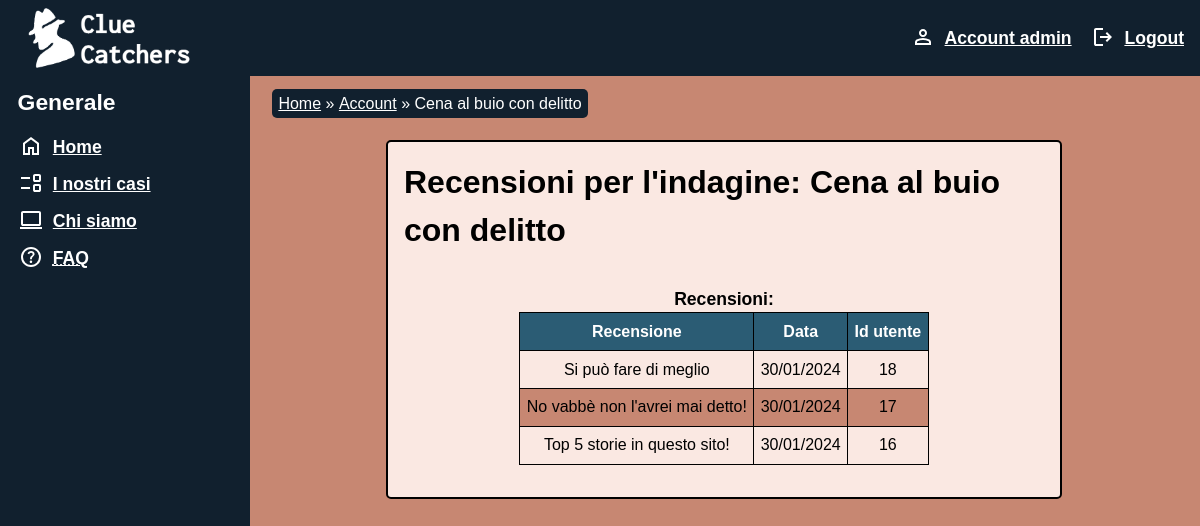
Screenshot of /recensioni.php?id=0000000000000001&name=Cena al buio con delitto (signed in) with the database file from the repository.
### tables this page shows
CREATE TABLE `recensione` (
  `idUtente` int(11) NOT NULL,
  `idIndagine` char(16) NOT NULL,
  `contenuto` varchar(255) NOT NULL,
  `data` datetime NOT NULL,
  PRIMARY KEY (`idUtente`,`idIndagine`),
  KEY `idIndagine` (`idIndagine`),
  CONSTRAINT `recensione_ibfk_1` FOREIGN KEY (`idUtente`) REFERENCES `utente` (`id`) ON UPDATE CASCADE,
  CONSTRAINT `recensione_ibfk_2` FOREIGN KEY (`idIndagine`) REFERENCES `indagine` (`id`) ON UPDATE CASCADE
);

### src/app/database.php (called while the page is built, shortened)
<?php
class DatabaseAccess {
    private $connection;
    private function connect() {
        $this->connection = new mysqli(self::HOST_DB, self::USERNAME, self::PASSWORD, self::DATABASE_NAME);
    }
    private function closeConnection(){
        $this->connection = null;
    }
    public function query(string $query, array $params = array(),
                        bool $close_connection = true) {
        $stmt = $this->connection->prepare($query);
        if(!empty($params)) {
            $format = (string)$params[0];
            $values = array_slice($params, 1);
            $stmt->bind_param($format, ...$values);
        }
        $stmt->execute();
        $result = $stmt->get_result();
        return $result;
    }
}
?>

### src/data/recensione.php (called while the page is built, shortened)
<?php
class Recensione {
    public function __construct(array $row)
    {
        $this->contenuto = $row["contenuto"];
        $this->data = new DateTime($row["data"]);
        $this->id_utente = $row["idUtente"];
    }
}
function getRecensioniByIndagine(string $idIndagine): ?array{
    global $DB;
    $result = $DB->query("SELECT * FROM recensione WHERE idIndagine = ?
        order by data desc", array("s", $idIndagine));
    while ($row = $result->fetch_assoc()) {
        $recensioni[] = new Recensione($row);
    }
    return $recensioni ?? null;
}

### src/recensioni.php (the view, shortened to what this page needs)
<?php
require_once("app/global.php");
require_once("components/sidebar.php");
require_once("data/recensione.php");
$caseId = $_GET["id"];
$name = $_GET["name"];
$recensioni = getRecensioniByIndagine($caseId);
$layout = file_get_contents("templates/layout.html");
$title = $name . ' | ' . $TITLE;
$keywords = 'recensioni, recensioni per l\'indagine, ' . $name . ', Clue Catchers';
$description = 'Visualizza tutte le recensioni per l\'indagine ' . $name . ' di Clue Catchers.';
$breadcrumbs = '<p><a href="index.php" lang="en">Home</a> &raquo; <a href="account.php" lang="en">Account</a> &raquo; '.$name.'</p>';
$account = getUserToolBar();
$content = '<div id="contenitore-recensioni"><h1 id="title-indagine">Recensioni per l\'indagine: ' . $name . '</h1>';
if ($recensioni !== null) {
    $content .= '<table id="indagini" class="recensioni" aria-describedby="sumTabellaRecensioni">';
    $content .= '<caption>Recensioni:</caption>';
    $content .= '<thead><tr><th scope="col">Recensione</th><th scope="col">Data</th><th scope="col">Id utente</th></tr></thead>';
    $content .= '<tbody>';
    foreach ($recensioni as $recensione) {
        $content .= '<tr>';
        $content .= '<td data-title="Recensione">' . $recensione->contenuto . '</td>';
        $content .= '<td data-title="Data">' . $recensione->data->format('d/m/Y') . '</td>';
        $content .= '<td data-title="Id utente">'.$recensione->id_utente.'</td>';
        $content .= '</tr>';
    }
    $content .= '</tbody></table>';
    $content .= '<p id="sumTabellaRecensioni">Tutte le recensioni con il contenuto, data, data modifica e nome utente a loro associati.</p>';
} else {
    $content .= '<p>Non ci sono recensioni per questa indagine.</p>';
}
$content .= '</div>';
$page = str_replace("[title]", $title, $layout);
$page = str_replace("[keywords]", $keywords, $page);
$page = str_replace("[description]", $description, $page);
$page = str_replace("[breadcrumbs]", $breadcrumbs, $page);
$page = str_replace("[content]", $content, $page);
$page = str_replace("[sidebar]", getSidebar(""), $page);
$page = str_replace("[userToolbar]", $account, $page);
echo $page;

### src/assets/css/main.css (style rules this page uses)
* { padding: 0; margin: 0; }
:root { --headerFontSize: 3em; --menuFontSize: 1.1em; --menuLeftPadding: 1em; --menuRightPadding: 1em; --iconLeftPadding: 2em; --iconPosition: 0.1em 0.3em; --contentMenuWidth: 12.2em; --contentMenuHeight: 100vh; --contentLeftPadding: 17em; --contentRightPadding: 1.5em; --small-contentLeftPadding: 1.5em; --aLink: 255, 255, 255; --aVisited: 220, 132, 245; }
html { height: fit-content; font-size: 100%; font-family: 'OpenSans', sans-serif; line-height: 1.5; margin: auto; background-color: rgb(var(--primary500)); }
#pageHeader { background-color: rgb(var(--secondary800)); padding: 0.5em 1em; display: flex; align-items: center; flex-direction: row; }
header #logo { font-size: 1.5em; text-indent: -999em; background-image: url(../images/logo.png); min-width: 7.5em; min-height: 2.5em; background-size: contain; background-repeat: no-repeat; margin-left: 0.5em; }
.menu { font-weight: 600; background-color: rgb(var(--secondary800)); color: rgb(var(--lightColor)); padding-left: var(--menuLeftPadding); padding-right: var(--menuRightPadding); font-size: var(--menuFontSize); }
.menu a:link { color: rgb(var(--aLink)); }
.menu ul { list-style-type: none; }
.menu ul li { padding-top: 0.3em; padding-bottom: 0.3em; padding-left: 0.6em; }
#userToolbar { padding: 0; margin-left: auto; }
#userToolbar ul { list-style-type: none; display: flex; flex-direction: row; }
#userToolbar #accountButton { margin-left: 1em; background-image: url(../icons/person.svg); background-position: var(--iconPosition); background-repeat: no-repeat; padding-left: var(--iconLeftPadding); }
#userToolbar #logoutButton { margin-left: 1em; background-image: url(../icons/logout.svg); background-position: var(--iconPosition); background-repeat: no-repeat; padding-left: var(--iconLeftPadding); }
#contentMenu { float: left; overflow: hidden; position: -webkit-sticky; position: sticky; top: 0; width: var(--contentMenuWidth); height: var(--contentMenuHeight); overflow-y: auto; }
#breadcrumb { padding-left: var(--contentLeftPadding); padding-right: var(--contentRightPadding); margin-top: 1em; margin-bottom: 1em; }
#breadcrumb p { display: inline; background-color: rgb(var(--secondary800)); padding: 0.4em; border-radius: 5px; color: rgb(var(--lightColor)); }
#breadcrumb a:link { color: rgb(var(--aLink)); }
#content { padding-top: 0.5em; padding-bottom: 0.5em; padding-left: var(--contentLeftPadding); padding-right: var(--contentRightPadding); margin: auto; max-width: 70em; color: rgb(var(--darkColor)); }
#content h1 { margin-bottom: 1em; }
table#indagini caption { font-weight: bold; font-size: 1.1em; }
table#indagini { margin: 1em auto 1em auto; padding-top: 0.2em; border-collapse: collapse; }
table#indagini th, table#indagini td { border: 1px solid black; text-align: center; padding: 0.4em; }
table#indagini thead th:first-child { min-width: 6em; }
table#indagini thead tr:first-child th { background-color: rgb(var(--secondary600)); color: rgb(var(--lightColor)); }
table#indagini tbody tr:nth-child(odd) { background-color: rgb(var(--primary300)); }
table#indagini tbody tr:nth-child(even) { background-color: rgb(var(--primary500)); }
div#contenitore-recensioni { max-width: 40em; min-width: 12.5em; margin: auto; background-color: rgb(var(--primary300)); padding: 1em; border-radius: 5px; border: 2px solid black; }
tr:nth-child(even) { background-color: rgb(var(--primary500)); }
tr:nth-child(odd) { background-color: rgb(var(--primary300)); }

### src/assets/css/mini.css (style rules this page uses)
header #logo { background-image: url(../images/logo_small.png); min-width: 2em; min-height: 2.5em; background-size: contain; background-repeat: no-repeat; }
#pageHeader { top: 0; position: -webkit-sticky; position: sticky; z-index: 1; }
#contentMenu { z-index: 1; position: fixed; float: none; display: none; -webkit-box-shadow: 10px 0 10px -8px #333; box-shadow: 10px 0 10px -8px #333; }
#breadcrumb { padding-left: var(--small-contentLeftPadding); }
#content { padding-left: var(--small-contentLeftPadding); }
table#indagini thead th { display: none; }
table#indagini tbody td, table#indagine tbody tr { display: block; }
table#indagini tbody td[data-title]:before { content: attr(data-title) ":\00A0"; font-weight: bold; }
table#indagini tbody td { border: 1px solid black; }

### rows the page displays
recensione: contenuto "Si può fare di meglio", data "30/01/2024", idUtente "18"
recensione: contenuto "No vabbè non l'avrei mai detto!", data "30/01/2024", idUtente "17"
recensione: contenuto "Top 5 storie in questo sito!", data "30/01/2024", idUtente "16"

### other values shown
$name "Cena al buio con delitto"
